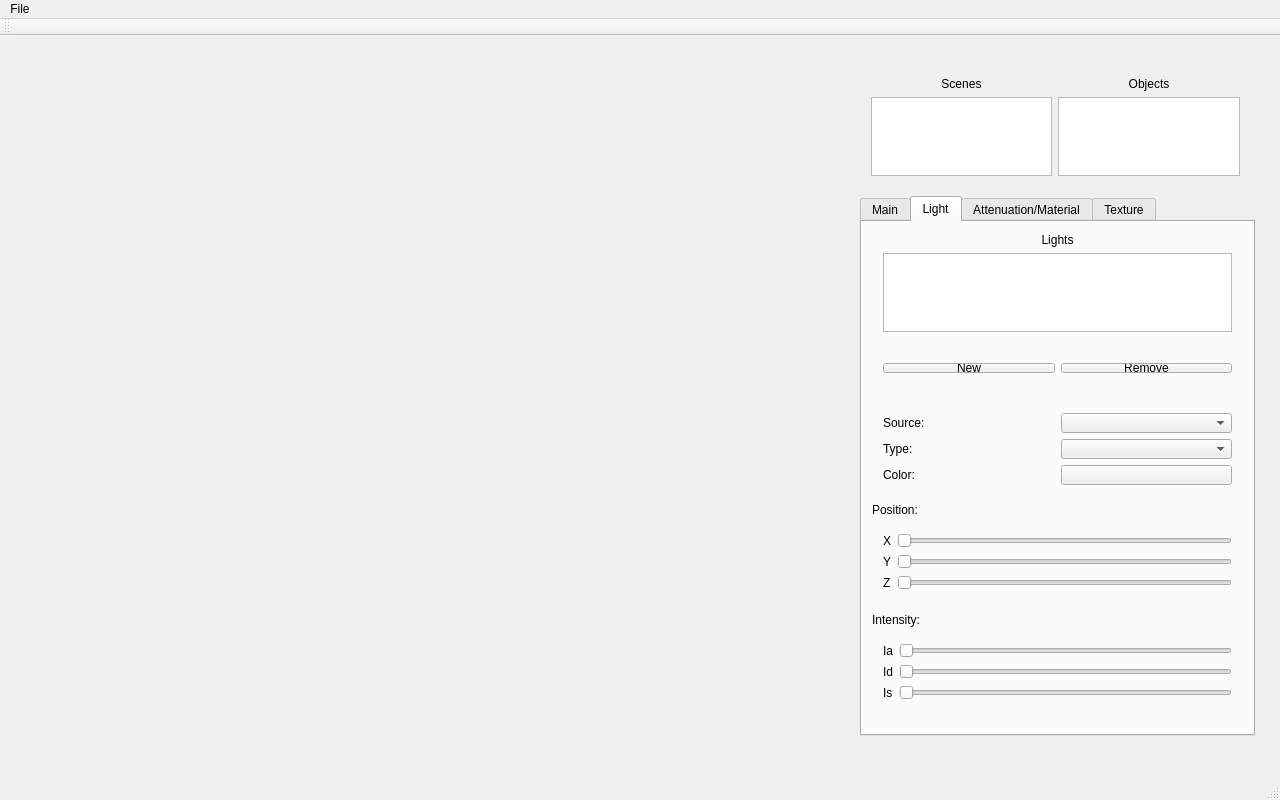
<?xml version="1.0" encoding="UTF-8"?>
<ui version="4.0">
 <class>MainWindow</class>
 <widget class="QMainWindow" name="MainWindow">
  <property name="geometry">
   <rect>
    <x>0</x>
    <y>0</y>
    <width>1280</width>
    <height>800</height>
   </rect>
  </property>
  <property name="sizePolicy">
   <sizepolicy hsizetype="Preferred" vsizetype="Preferred">
    <horstretch>0</horstretch>
    <verstretch>0</verstretch>
   </sizepolicy>
  </property>
  <property name="windowTitle">
   <string>3D Viewer</string>
  </property>
  <widget class="QWidget" name="centralWidget">
   <widget class="QTabWidget" name="tabWidget">
    <property name="geometry">
     <rect>
      <x>860</x>
      <y>160</y>
      <width>395</width>
      <height>540</height>
     </rect>
    </property>
    <property name="toolTip">
     <string/>
    </property>
    <property name="currentIndex">
     <number>1</number>
    </property>
    <widget class="QWidget" name="mainTab">
     <attribute name="title">
      <string>Main</string>
     </attribute>
     <widget class="QWidget" name="gridLayoutWidget">
      <property name="geometry">
       <rect>
        <x>10</x>
        <y>30</y>
        <width>371</width>
        <height>101</height>
       </rect>
      </property>
      <layout class="QGridLayout" name="Render_gridLayout">
       <item row="0" column="1">
        <widget class="QComboBox" name="polygonMode_comboBox"/>
       </item>
       <item row="1" column="1">
        <widget class="QComboBox" name="projectionMode_comboBox"/>
       </item>
       <item row="1" column="0">
        <widget class="QLabel" name="projectionMode_label">
         <property name="text">
          <string>Projection Mode:</string>
         </property>
        </widget>
       </item>
       <item row="2" column="1">
        <widget class="QComboBox" name="shading_comboBox"/>
       </item>
       <item row="2" column="0">
        <widget class="QLabel" name="shading_label">
         <property name="text">
          <string>Shading:</string>
         </property>
        </widget>
       </item>
       <item row="0" column="0">
        <widget class="QLabel" name="polygonMode_label">
         <property name="text">
          <string>Polygon Mode:</string>
         </property>
        </widget>
       </item>
      </layout>
     </widget>
     <widget class="QWidget" name="gridLayoutWidget_2">
      <property name="geometry">
       <rect>
        <x>10</x>
        <y>190</y>
        <width>371</width>
        <height>91</height>
       </rect>
      </property>
      <layout class="QGridLayout" name="Translate_gridLayout">
       <item row="2" column="0">
        <widget class="QLabel" name="z_translate_label">
         <property name="text">
          <string>Z</string>
         </property>
        </widget>
       </item>
       <item row="1" column="1">
        <widget class="QSlider" name="z_translate_horizontalSlider">
         <property name="orientation">
          <enum>Qt::Horizontal</enum>
         </property>
        </widget>
       </item>
       <item row="0" column="0">
        <widget class="QLabel" name="x_translate_label">
         <property name="text">
          <string>X</string>
         </property>
        </widget>
       </item>
       <item row="1" column="0">
        <widget class="QLabel" name="y_translate_label">
         <property name="text">
          <string>Y</string>
         </property>
        </widget>
       </item>
       <item row="0" column="2">
        <widget class="QLineEdit" name="x_translate_lineEdit">
         <property name="sizePolicy">
          <sizepolicy hsizetype="Minimum" vsizetype="Minimum">
           <horstretch>0</horstretch>
           <verstretch>0</verstretch>
          </sizepolicy>
         </property>
         <property name="minimumSize">
          <size>
           <width>55</width>
           <height>20</height>
          </size>
         </property>
         <property name="maximumSize">
          <size>
           <width>55</width>
           <height>20</height>
          </size>
         </property>
         <property name="alignment">
          <set>Qt::AlignCenter</set>
         </property>
        </widget>
       </item>
       <item row="0" column="1">
        <widget class="QSlider" name="x_translate_horizontalSlider">
         <property name="orientation">
          <enum>Qt::Horizontal</enum>
         </property>
        </widget>
       </item>
       <item row="2" column="1">
        <widget class="QSlider" name="y_translate_horizontalSlider">
         <property name="orientation">
          <enum>Qt::Horizontal</enum>
         </property>
        </widget>
       </item>
       <item row="1" column="2">
        <widget class="QLineEdit" name="y_translate_lineEdit">
         <property name="sizePolicy">
          <sizepolicy hsizetype="Minimum" vsizetype="Minimum">
           <horstretch>0</horstretch>
           <verstretch>0</verstretch>
          </sizepolicy>
         </property>
         <property name="minimumSize">
          <size>
           <width>55</width>
           <height>20</height>
          </size>
         </property>
         <property name="maximumSize">
          <size>
           <width>55</width>
           <height>20</height>
          </size>
         </property>
         <property name="alignment">
          <set>Qt::AlignCenter</set>
         </property>
        </widget>
       </item>
       <item row="2" column="2">
        <widget class="QLineEdit" name="z_translate_lineEdit">
         <property name="sizePolicy">
          <sizepolicy hsizetype="Minimum" vsizetype="Minimum">
           <horstretch>0</horstretch>
           <verstretch>0</verstretch>
          </sizepolicy>
         </property>
         <property name="minimumSize">
          <size>
           <width>55</width>
           <height>20</height>
          </size>
         </property>
         <property name="maximumSize">
          <size>
           <width>55</width>
           <height>20</height>
          </size>
         </property>
         <property name="alignment">
          <set>Qt::AlignCenter</set>
         </property>
        </widget>
       </item>
      </layout>
     </widget>
     <widget class="QWidget" name="gridLayoutWidget_3">
      <property name="geometry">
       <rect>
        <x>10</x>
        <y>300</y>
        <width>371</width>
        <height>91</height>
       </rect>
      </property>
      <layout class="QGridLayout" name="Rotate_gridLayout">
       <item row="0" column="1">
        <widget class="QSlider" name="x_rotate_horizontalSlider">
         <property name="orientation">
          <enum>Qt::Horizontal</enum>
         </property>
        </widget>
       </item>
       <item row="1" column="1">
        <widget class="QSlider" name="y_rotate_horizontalSlider">
         <property name="orientation">
          <enum>Qt::Horizontal</enum>
         </property>
        </widget>
       </item>
       <item row="2" column="0">
        <widget class="QLabel" name="z_rotate_label">
         <property name="text">
          <string>Z</string>
         </property>
        </widget>
       </item>
       <item row="0" column="0">
        <widget class="QLabel" name="x_rotate_label">
         <property name="text">
          <string>X</string>
         </property>
        </widget>
       </item>
       <item row="1" column="0">
        <widget class="QLabel" name="y_rotate_label">
         <property name="text">
          <string>Y</string>
         </property>
        </widget>
       </item>
       <item row="2" column="1">
        <widget class="QSlider" name="z_rotate_horizontalSlider">
         <property name="orientation">
          <enum>Qt::Horizontal</enum>
         </property>
        </widget>
       </item>
       <item row="0" column="2">
        <widget class="QLineEdit" name="x_rotate_lineEdit">
         <property name="sizePolicy">
          <sizepolicy hsizetype="Minimum" vsizetype="Minimum">
           <horstretch>0</horstretch>
           <verstretch>0</verstretch>
          </sizepolicy>
         </property>
         <property name="minimumSize">
          <size>
           <width>55</width>
           <height>20</height>
          </size>
         </property>
         <property name="maximumSize">
          <size>
           <width>55</width>
           <height>20</height>
          </size>
         </property>
         <property name="alignment">
          <set>Qt::AlignCenter</set>
         </property>
        </widget>
       </item>
       <item row="1" column="2">
        <widget class="QLineEdit" name="y_rotate_lineEdit">
         <property name="sizePolicy">
          <sizepolicy hsizetype="Minimum" vsizetype="Minimum">
           <horstretch>0</horstretch>
           <verstretch>0</verstretch>
          </sizepolicy>
         </property>
         <property name="minimumSize">
          <size>
           <width>55</width>
           <height>20</height>
          </size>
         </property>
         <property name="maximumSize">
          <size>
           <width>55</width>
           <height>20</height>
          </size>
         </property>
         <property name="alignment">
          <set>Qt::AlignCenter</set>
         </property>
        </widget>
       </item>
       <item row="2" column="2">
        <widget class="QLineEdit" name="z_rotate_lineEdit">
         <property name="sizePolicy">
          <sizepolicy hsizetype="Minimum" vsizetype="Minimum">
           <horstretch>0</horstretch>
           <verstretch>0</verstretch>
          </sizepolicy>
         </property>
         <property name="minimumSize">
          <size>
           <width>55</width>
           <height>20</height>
          </size>
         </property>
         <property name="maximumSize">
          <size>
           <width>55</width>
           <height>20</height>
          </size>
         </property>
         <property name="alignment">
          <set>Qt::AlignCenter</set>
         </property>
        </widget>
       </item>
      </layout>
     </widget>
     <widget class="QWidget" name="gridLayoutWidget_4">
      <property name="geometry">
       <rect>
        <x>10</x>
        <y>410</y>
        <width>371</width>
        <height>91</height>
       </rect>
      </property>
      <layout class="QGridLayout" name="Scale_gridLayout">
       <item row="0" column="1">
        <widget class="QSlider" name="x_scale_horizontalSlider">
         <property name="orientation">
          <enum>Qt::Horizontal</enum>
         </property>
        </widget>
       </item>
       <item row="1" column="1">
        <widget class="QSlider" name="y_scalehorizontalSlider">
         <property name="orientation">
          <enum>Qt::Horizontal</enum>
         </property>
        </widget>
       </item>
       <item row="2" column="0">
        <widget class="QLabel" name="z_scale_label">
         <property name="text">
          <string>Z</string>
         </property>
        </widget>
       </item>
       <item row="0" column="0">
        <widget class="QLabel" name="x_scale_label">
         <property name="text">
          <string>X</string>
         </property>
        </widget>
       </item>
       <item row="1" column="0">
        <widget class="QLabel" name="y_scale_label">
         <property name="text">
          <string>Y</string>
         </property>
        </widget>
       </item>
       <item row="2" column="1">
        <widget class="QSlider" name="z_scale_horizontalSlider">
         <property name="orientation">
          <enum>Qt::Horizontal</enum>
         </property>
        </widget>
       </item>
       <item row="0" column="2">
        <widget class="QLineEdit" name="x_scale_lineEdit">
         <property name="sizePolicy">
          <sizepolicy hsizetype="Minimum" vsizetype="Minimum">
           <horstretch>0</horstretch>
           <verstretch>0</verstretch>
          </sizepolicy>
         </property>
         <property name="minimumSize">
          <size>
           <width>55</width>
           <height>20</height>
          </size>
         </property>
         <property name="maximumSize">
          <size>
           <width>55</width>
           <height>20</height>
          </size>
         </property>
         <property name="alignment">
          <set>Qt::AlignCenter</set>
         </property>
        </widget>
       </item>
       <item row="1" column="2">
        <widget class="QLineEdit" name="y_scale_lineEdit">
         <property name="sizePolicy">
          <sizepolicy hsizetype="Minimum" vsizetype="Minimum">
           <horstretch>0</horstretch>
           <verstretch>0</verstretch>
          </sizepolicy>
         </property>
         <property name="minimumSize">
          <size>
           <width>55</width>
           <height>20</height>
          </size>
         </property>
         <property name="maximumSize">
          <size>
           <width>55</width>
           <height>20</height>
          </size>
         </property>
         <property name="alignment">
          <set>Qt::AlignCenter</set>
         </property>
        </widget>
       </item>
       <item row="2" column="2">
        <widget class="QLineEdit" name="z_scale_lineEdit">
         <property name="sizePolicy">
          <sizepolicy hsizetype="Minimum" vsizetype="Minimum">
           <horstretch>0</horstretch>
           <verstretch>0</verstretch>
          </sizepolicy>
         </property>
         <property name="minimumSize">
          <size>
           <width>55</width>
           <height>20</height>
          </size>
         </property>
         <property name="maximumSize">
          <size>
           <width>55</width>
           <height>20</height>
          </size>
         </property>
         <property name="alignment">
          <set>Qt::AlignCenter</set>
         </property>
        </widget>
       </item>
      </layout>
     </widget>
     <widget class="Line" name="divider_line">
      <property name="geometry">
       <rect>
        <x>10</x>
        <y>130</y>
        <width>371</width>
        <height>20</height>
       </rect>
      </property>
      <property name="orientation">
       <enum>Qt::Horizontal</enum>
      </property>
     </widget>
     <widget class="QLabel" name="Rotate_label">
      <property name="geometry">
       <rect>
        <x>10</x>
        <y>280</y>
        <width>59</width>
        <height>16</height>
       </rect>
      </property>
      <property name="text">
       <string>Rotate:</string>
      </property>
     </widget>
     <widget class="QLabel" name="Scale_label">
      <property name="geometry">
       <rect>
        <x>10</x>
        <y>390</y>
        <width>59</width>
        <height>16</height>
       </rect>
      </property>
      <property name="text">
       <string>Scale:</string>
      </property>
     </widget>
     <widget class="QLabel" name="Translate_label">
      <property name="geometry">
       <rect>
        <x>10</x>
        <y>170</y>
        <width>61</width>
        <height>16</height>
       </rect>
      </property>
      <property name="text">
       <string>Translate:</string>
      </property>
     </widget>
     <widget class="QWidget" name="horizontalLayoutWidget">
      <property name="geometry">
       <rect>
        <x>10</x>
        <y>0</y>
        <width>371</width>
        <height>31</height>
       </rect>
      </property>
      <layout class="QHBoxLayout" name="Rendering_horizontalLayout">
       <item>
        <widget class="QLabel" name="Rendering_label">
         <property name="text">
          <string>Rendering</string>
         </property>
         <property name="alignment">
          <set>Qt::AlignCenter</set>
         </property>
        </widget>
       </item>
      </layout>
     </widget>
     <widget class="QWidget" name="horizontalLayoutWidget_2">
      <property name="geometry">
       <rect>
        <x>10</x>
        <y>140</y>
        <width>371</width>
        <height>31</height>
       </rect>
      </property>
      <layout class="QHBoxLayout" name="Transformation_horizontalLayout">
       <item>
        <widget class="QLabel" name="Transformation_label">
         <property name="text">
          <string>Transformation</string>
         </property>
         <property name="alignment">
          <set>Qt::AlignCenter</set>
         </property>
        </widget>
       </item>
      </layout>
     </widget>
    </widget>
    <widget class="QWidget" name="lightTab">
     <attribute name="title">
      <string>Light</string>
     </attribute>
     <widget class="QWidget" name="gridLayoutWidget_6">
      <property name="geometry">
       <rect>
        <x>10</x>
        <y>0</y>
        <width>371</width>
        <height>121</height>
       </rect>
      </property>
      <layout class="QGridLayout" name="lightList_gridLayout">
       <item row="1" column="0">
        <widget class="QListWidget" name="lights_listWidget"/>
       </item>
       <item row="0" column="0">
        <widget class="QLabel" name="lightList_label">
         <property name="text">
          <string>Lights</string>
         </property>
         <property name="alignment">
          <set>Qt::AlignCenter</set>
         </property>
        </widget>
       </item>
      </layout>
     </widget>
     <widget class="QWidget" name="gridLayoutWidget_7">
      <property name="geometry">
       <rect>
        <x>10</x>
        <y>130</y>
        <width>371</width>
        <height>32</height>
       </rect>
      </property>
      <layout class="QGridLayout" name="light_gridLayout">
       <item row="0" column="0">
        <widget class="QPushButton" name="newLight_pushButton">
         <property name="text">
          <string>New</string>
         </property>
        </widget>
       </item>
       <item row="0" column="1">
        <widget class="QPushButton" name="removeLight_pushButton">
         <property name="text">
          <string>Remove</string>
         </property>
        </widget>
       </item>
      </layout>
     </widget>
     <widget class="QWidget" name="gridLayoutWidget_9">
      <property name="geometry">
       <rect>
        <x>10</x>
        <y>180</y>
        <width>371</width>
        <height>94</height>
       </rect>
      </property>
      <layout class="QGridLayout" name="lightMain_gridLayout">
       <item row="1" column="0">
        <widget class="QLabel" name="lightType_label">
         <property name="text">
          <string>Type:</string>
         </property>
        </widget>
       </item>
       <item row="1" column="1">
        <widget class="QComboBox" name="lightType_comboBox"/>
       </item>
       <item row="0" column="0">
        <widget class="QLabel" name="lightSource_label">
         <property name="text">
          <string>Source:</string>
         </property>
        </widget>
       </item>
       <item row="0" column="1">
        <widget class="QComboBox" name="lightSource_comboBox"/>
       </item>
       <item row="2" column="0">
        <widget class="QLabel" name="lightColor_label">
         <property name="text">
          <string>Color:</string>
         </property>
        </widget>
       </item>
       <item row="2" column="1">
        <widget class="QPushButton" name="lightColor_pushButton">
         <property name="text">
          <string/>
         </property>
        </widget>
       </item>
      </layout>
     </widget>
     <widget class="QWidget" name="gridLayoutWidget_10">
      <property name="geometry">
       <rect>
        <x>10</x>
        <y>300</y>
        <width>371</width>
        <height>81</height>
       </rect>
      </property>
      <layout class="QGridLayout" name="lightPosition_gridLayout">
       <item row="0" column="1">
        <widget class="QSlider" name="x_lightPos_horizontalSlider">
         <property name="orientation">
          <enum>Qt::Horizontal</enum>
         </property>
        </widget>
       </item>
       <item row="1" column="0">
        <widget class="QLabel" name="y_lightPos_label">
         <property name="text">
          <string>Y</string>
         </property>
        </widget>
       </item>
       <item row="0" column="0">
        <widget class="QLabel" name="x_lightPos_label">
         <property name="text">
          <string>X</string>
         </property>
        </widget>
       </item>
       <item row="1" column="1">
        <widget class="QSlider" name="y_lightPos_horizontalSlider">
         <property name="orientation">
          <enum>Qt::Horizontal</enum>
         </property>
        </widget>
       </item>
       <item row="2" column="0">
        <widget class="QLabel" name="z_lightPos_label">
         <property name="text">
          <string>Z</string>
         </property>
        </widget>
       </item>
       <item row="2" column="1">
        <widget class="QSlider" name="z_lightPos_horizontalSlider">
         <property name="orientation">
          <enum>Qt::Horizontal</enum>
         </property>
        </widget>
       </item>
      </layout>
     </widget>
     <widget class="QWidget" name="gridLayoutWidget_11">
      <property name="geometry">
       <rect>
        <x>10</x>
        <y>410</y>
        <width>371</width>
        <height>81</height>
       </rect>
      </property>
      <layout class="QGridLayout" name="lightIntensity_gridLayout">
       <item row="0" column="1">
        <widget class="QSlider" name="ambientIntensity_horizontalSlider">
         <property name="orientation">
          <enum>Qt::Horizontal</enum>
         </property>
        </widget>
       </item>
       <item row="1" column="0">
        <widget class="QLabel" name="light_diffuse_I_label">
         <property name="text">
          <string>Id</string>
         </property>
        </widget>
       </item>
       <item row="0" column="0">
        <widget class="QLabel" name="light_ambient_I_label">
         <property name="text">
          <string>Ia</string>
         </property>
        </widget>
       </item>
       <item row="1" column="1">
        <widget class="QSlider" name="diffuseIntensity_horizontalSlider">
         <property name="orientation">
          <enum>Qt::Horizontal</enum>
         </property>
        </widget>
       </item>
       <item row="2" column="0">
        <widget class="QLabel" name="light_specular_I_label">
         <property name="text">
          <string>Is</string>
         </property>
        </widget>
       </item>
       <item row="2" column="1">
        <widget class="QSlider" name="specularIntensity_horizontalSlider">
         <property name="orientation">
          <enum>Qt::Horizontal</enum>
         </property>
        </widget>
       </item>
      </layout>
     </widget>
     <widget class="QLabel" name="lightPosition_label">
      <property name="geometry">
       <rect>
        <x>10</x>
        <y>280</y>
        <width>59</width>
        <height>16</height>
       </rect>
      </property>
      <property name="text">
       <string>Position:</string>
      </property>
     </widget>
     <widget class="QLabel" name="lightIntensity_label">
      <property name="geometry">
       <rect>
        <x>10</x>
        <y>390</y>
        <width>59</width>
        <height>16</height>
       </rect>
      </property>
      <property name="text">
       <string>Intensity:</string>
      </property>
     </widget>
    </widget>
    <widget class="QWidget" name="materialTab">
     <attribute name="title">
      <string>Attenuation/Material</string>
     </attribute>
     <widget class="QWidget" name="gridLayoutWidget_8">
      <property name="geometry">
       <rect>
        <x>10</x>
        <y>250</y>
        <width>371</width>
        <height>126</height>
       </rect>
      </property>
      <layout class="QGridLayout" name="materialProperties_gridLayout">
       <item row="0" column="0">
        <widget class="QLabel" name="materialKa_label">
         <property name="text">
          <string>Ka</string>
         </property>
        </widget>
       </item>
       <item row="0" column="1">
        <widget class="QSlider" name="materialKa_horizontalSlider">
         <property name="orientation">
          <enum>Qt::Horizontal</enum>
         </property>
        </widget>
       </item>
       <item row="2" column="0">
        <widget class="QLabel" name="materialKs_label">
         <property name="text">
          <string>Ks</string>
         </property>
        </widget>
       </item>
       <item row="1" column="0">
        <widget class="QLabel" name="materialKd_label">
         <property name="text">
          <string>Kd</string>
         </property>
        </widget>
       </item>
       <item row="3" column="0">
        <widget class="QLabel" name="materialn_label">
         <property name="text">
          <string>n</string>
         </property>
        </widget>
       </item>
       <item row="1" column="1">
        <widget class="QSlider" name="materialKd_horizontalSlider">
         <property name="orientation">
          <enum>Qt::Horizontal</enum>
         </property>
        </widget>
       </item>
       <item row="2" column="1">
        <widget class="QSlider" name="materialKs_horizontalSlider">
         <property name="orientation">
          <enum>Qt::Horizontal</enum>
         </property>
        </widget>
       </item>
       <item row="3" column="1">
        <widget class="QSlider" name="materialn_horizontalSlider">
         <property name="orientation">
          <enum>Qt::Horizontal</enum>
         </property>
        </widget>
       </item>
      </layout>
     </widget>
     <widget class="QWidget" name="gridLayoutWidget_13">
      <property name="geometry">
       <rect>
        <x>10</x>
        <y>170</y>
        <width>371</width>
        <height>51</height>
       </rect>
      </property>
      <layout class="QGridLayout" name="materialColor_gridLayout">
       <item row="0" column="1">
        <widget class="QPushButton" name="materialColor_pushButton">
         <property name="text">
          <string/>
         </property>
        </widget>
       </item>
       <item row="0" column="0">
        <widget class="QLabel" name="materialColor_label">
         <property name="text">
          <string>Material Color:</string>
         </property>
        </widget>
       </item>
      </layout>
     </widget>
     <widget class="QWidget" name="gridLayoutWidget_12">
      <property name="geometry">
       <rect>
        <x>10</x>
        <y>30</y>
        <width>371</width>
        <height>126</height>
       </rect>
      </property>
      <layout class="QGridLayout" name="lightAttenuation_gridLayout">
       <item row="1" column="1">
        <widget class="QSlider" name="linearAtten_horizontalSlider">
         <property name="orientation">
          <enum>Qt::Horizontal</enum>
         </property>
        </widget>
       </item>
       <item row="1" column="0">
        <widget class="QLabel" name="linearFactor_label">
         <property name="text">
          <string>Linear</string>
         </property>
        </widget>
       </item>
       <item row="0" column="1">
        <widget class="QSlider" name="constantAtten_horizontalSlider">
         <property name="orientation">
          <enum>Qt::Horizontal</enum>
         </property>
        </widget>
       </item>
       <item row="0" column="0">
        <widget class="QLabel" name="constantFactor_label">
         <property name="text">
          <string>Constant</string>
         </property>
        </widget>
       </item>
       <item row="2" column="0">
        <widget class="QLabel" name="quadraticFactor_label">
         <property name="text">
          <string>Quadratic</string>
         </property>
        </widget>
       </item>
       <item row="2" column="1">
        <widget class="QSlider" name="quadAtten_horizontalSlider">
         <property name="orientation">
          <enum>Qt::Horizontal</enum>
         </property>
        </widget>
       </item>
       <item row="3" column="1">
        <widget class="QSlider" name="distanceAtten_horizontalSlider">
         <property name="orientation">
          <enum>Qt::Horizontal</enum>
         </property>
        </widget>
       </item>
       <item row="3" column="0">
        <widget class="QLabel" name="distanceAtten_label">
         <property name="text">
          <string>Distance</string>
         </property>
        </widget>
       </item>
      </layout>
     </widget>
     <widget class="QLabel" name="lightAttenuation_label">
      <property name="geometry">
       <rect>
        <x>10</x>
        <y>10</y>
        <width>81</width>
        <height>16</height>
       </rect>
      </property>
      <property name="text">
       <string>Attenuation:</string>
      </property>
     </widget>
     <widget class="QLabel" name="materialProperties_label">
      <property name="geometry">
       <rect>
        <x>10</x>
        <y>230</y>
        <width>121</width>
        <height>16</height>
       </rect>
      </property>
      <property name="text">
       <string>Material Properties:</string>
      </property>
     </widget>
    </widget>
    <widget class="QWidget" name="textureTab">
     <attribute name="title">
      <string>Texture</string>
     </attribute>
     <widget class="QWidget" name="gridLayoutWidget_14">
      <property name="geometry">
       <rect>
        <x>10</x>
        <y>190</y>
        <width>371</width>
        <height>121</height>
       </rect>
      </property>
      <layout class="QGridLayout" name="texture_gridLayout">
       <item row="1" column="0">
        <widget class="QLabel" name="textureWrapMode_label">
         <property name="text">
          <string>Wrap Mode:</string>
         </property>
        </widget>
       </item>
       <item row="2" column="0">
        <widget class="QLabel" name="textureInterpolation_label">
         <property name="text">
          <string>Interpolation:</string>
         </property>
        </widget>
       </item>
       <item row="0" column="1">
        <widget class="QComboBox" name="textureMapping_comboBox"/>
       </item>
       <item row="0" column="0">
        <widget class="QLabel" name="textureMapping_label">
         <property name="text">
          <string>Mapping:</string>
         </property>
        </widget>
       </item>
       <item row="3" column="0">
        <widget class="QLabel" name="textureBump_label">
         <property name="text">
          <string>Bump:</string>
         </property>
        </widget>
       </item>
       <item row="1" column="1">
        <widget class="QComboBox" name="textureWrapMode_comboBox"/>
       </item>
       <item row="2" column="1">
        <widget class="QComboBox" name="textureInterpolation_comboBox"/>
       </item>
       <item row="3" column="1">
        <widget class="QComboBox" name="textureBumpMapping_comboBox"/>
       </item>
      </layout>
     </widget>
     <widget class="QWidget" name="gridLayoutWidget_15">
      <property name="geometry">
       <rect>
        <x>10</x>
        <y>10</y>
        <width>371</width>
        <height>171</height>
       </rect>
      </property>
      <layout class="QGridLayout" name="textureList_gridLayout">
       <item row="1" column="0">
        <widget class="QListWidget" name="texture_listWidget"/>
       </item>
       <item row="0" column="0">
        <widget class="QLabel" name="textureList_label">
         <property name="text">
          <string>Textures</string>
         </property>
         <property name="alignment">
          <set>Qt::AlignCenter</set>
         </property>
        </widget>
       </item>
      </layout>
     </widget>
    </widget>
   </widget>
   <widget class="RenderWindowWidget" name="renderwindowwidget" native="true">
    <property name="geometry">
     <rect>
      <x>20</x>
      <y>10</y>
      <width>820</width>
      <height>700</height>
     </rect>
    </property>
    <property name="sizePolicy">
     <sizepolicy hsizetype="Expanding" vsizetype="Expanding">
      <horstretch>0</horstretch>
      <verstretch>0</verstretch>
     </sizepolicy>
    </property>
   </widget>
   <widget class="QWidget" name="horizontalLayoutWidget_3">
    <property name="geometry">
     <rect>
      <x>860</x>
      <y>10</y>
      <width>391</width>
      <height>21</height>
     </rect>
    </property>
    <layout class="QHBoxLayout" name="Files_horizontalLayout">
     <item>
      <widget class="QLabel" name="Files_label">
       <property name="text">
        <string>Files</string>
       </property>
       <property name="alignment">
        <set>Qt::AlignCenter</set>
       </property>
      </widget>
     </item>
    </layout>
   </widget>
   <widget class="QWidget" name="gridLayoutWidget_5">
    <property name="geometry">
     <rect>
      <x>860</x>
      <y>30</y>
      <width>391</width>
      <height>121</height>
     </rect>
    </property>
    <layout class="QGridLayout" name="Files_gridLayout">
     <item row="1" column="0">
      <widget class="QListWidget" name="scnes_listWidget"/>
     </item>
     <item row="1" column="1">
      <widget class="QListWidget" name="objects_listWidget"/>
     </item>
     <item row="0" column="0">
      <widget class="QLabel" name="Scenes_label">
       <property name="text">
        <string>Scenes</string>
       </property>
       <property name="alignment">
        <set>Qt::AlignCenter</set>
       </property>
      </widget>
     </item>
     <item row="0" column="1">
      <widget class="QLabel" name="Objects_label">
       <property name="text">
        <string>Objects</string>
       </property>
       <property name="alignment">
        <set>Qt::AlignCenter</set>
       </property>
      </widget>
     </item>
    </layout>
   </widget>
  </widget>
  <widget class="QMenuBar" name="menuBar">
   <property name="geometry">
    <rect>
     <x>0</x>
     <y>0</y>
     <width>1280</width>
     <height>22</height>
    </rect>
   </property>
   <widget class="QMenu" name="menuFile">
    <property name="title">
     <string>File</string>
    </property>
    <addaction name="actionOpen"/>
    <addaction name="actionSave"/>
   </widget>
   <addaction name="menuFile"/>
  </widget>
  <widget class="QToolBar" name="mainToolBar">
   <attribute name="toolBarArea">
    <enum>TopToolBarArea</enum>
   </attribute>
   <attribute name="toolBarBreak">
    <bool>false</bool>
   </attribute>
  </widget>
  <widget class="QStatusBar" name="statusBar"/>
  <action name="actionOpen">
   <property name="text">
    <string>Open</string>
   </property>
   <property name="shortcut">
    <string>Ctrl+O</string>
   </property>
  </action>
  <action name="actionSave">
   <property name="text">
    <string>Save</string>
   </property>
  </action>
 </widget>
 <layoutdefault spacing="6" margin="11"/>
 <customwidgets>
  <customwidget>
   <class>RenderWindowWidget</class>
   <extends>QWidget</extends>
   <header>renderwindow.h</header>
   <container>1</container>
  </customwidget>
 </customwidgets>
 <resources/>
 <connections/>
</ui>
